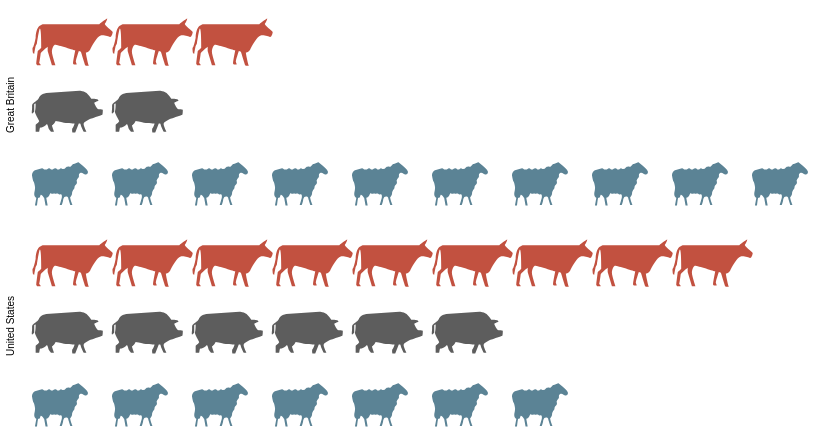

Specify this chart in Vega-Lite:
### Vega specification from a JSON file in a GitHub repository (floating-point values rounded to 4 significant figures)
{"$schema": "https://vega.github.io/schema/vega/v5.json", "autosize": "pad", "padding": 5, "data": [{"name": "source_0", "values": [{"country": "Great Britain", "animal": "cattle", "col": 3}, {"country": "Great Britain", "animal": "cattle", "col": 2}, {"country": "Great Britain", "animal": "cattle", "col": 1}, {"country": "Great Britain", "animal": "pigs", "col": 2}, {"country": "Great Britain", "animal": "pigs", "col": 1}, {"country": "Great Britain", "animal": "sheep", "col": 10}, {"country": "Great Britain", "animal": "sheep", "col": 9}, {"country": "Great Britain", "animal": "sheep", "col": 8}, {"country": "Great Britain", "animal": "sheep", "col": 7}, {"country": "Great Britain", "animal": "sheep", "col": 6}, {"country": "Great Britain", "animal": "sheep", "col": 5}, {"country": "Great Britain", "animal": "sheep", "col": 4}, {"country": "Great Britain", "animal": "sheep", "col": 3}, {"country": "Great Britain", "animal": "sheep", "col": 2}, {"country": "Great Britain", "animal": "sheep", "col": 1}, {"country": "United States", "animal": "cattle", "col": 9}, {"country": "United States", "animal": "cattle", "col": 8}, {"country": "United States", "animal": "cattle", "col": 7}, {"country": "United States", "animal": "cattle", "col": 6}, {"country": "United States", "animal": "cattle", "col": 5}, {"country": "United States", "animal": "cattle", "col": 4}, {"country": "United States", "animal": "cattle", "col": 3}, {"country": "United States", "animal": "cattle", "col": 2}, {"country": "United States", "animal": "cattle", "col": 1}, {"country": "United States", "animal": "pigs", "col": 6}, {"country": "United States", "animal": "pigs", "col": 5}, {"country": "United States", "animal": "pigs", "col": 4}, {"country": "United States", "animal": "pigs", "col": 3}, {"country": "United States", "animal": "pigs", "col": 2}, {"country": "United States", "animal": "pigs", "col": 1}, {"country": "United States", "animal": "sheep", "col": 7}, {"country": "United States", "animal": "sheep", "col": 6}, {"country": "United States", "animal": "sheep", "col": 5}, {"country": "United States", "animal": "sheep", "col": 4}, {"country": "United States", "animal": "sheep", "col": 3}, {"country": "United States", "animal": "sheep", "col": 2}, {"country": "United States", "animal": "sheep", "col": 1}]}, {"name": "row_domain", "source": "source_0", "transform": [{"type": "aggregate", "groupby": ["country"]}]}], "signals": [{"name": "child_width", "value": 800}, {"name": "child_height", "value": 200}], "layout": {"padding": {"row": 20, "column": 20}, "columns": 1, "bounds": "full", "align": "all"}, "marks": [{"name": "row_header", "type": "group", "role": "row-header", "from": {"data": "row_domain"}, "sort": {"field": "datum[\"country\"]", "order": "ascending"}, "title": {"text": {"signal": "''+parent[\"country\"]"}, "offset": 10, "orient": "left", "style": "guide-label", "baseline": "middle"}, "encode": {"update": {"height": {"signal": "child_height"}}}}, {"name": "cell", "type": "group", "style": "cell", "from": {"facet": {"name": "facet", "data": "source_0", "groupby": ["country"]}}, "sort": {"field": ["datum[\"country\"]"], "order": ["ascending"]}, "encode": {"update": {"width": {"signal": "child_width"}, "height": {"signal": "child_height"}}}, "marks": [{"name": "child_marks", "type": "symbol", "style": ["point"], "from": {"data": "facet"}, "encode": {"update": {"opacity": {"value": 1}, "fill": {"scale": "color", "field": "animal"}, "tooltip": {"signal": "{\"col\": ''+datum[\"col\"], \"animal\": ''+datum[\"animal\"]}"}, "x": {"scale": "x", "field": "col"}, "y": {"scale": "y", "field": "animal"}, "size": {"value": 200}, "shape": {"scale": "shape", "field": "animal"}}}}]}], "scales": [{"name": "x", "type": "point", "domain": {"data": "source_0", "field": "col", "sort": true}, "range": [0, {"signal": "child_width"}], "padding": 0.5}, {"name": "y", "type": "point", "domain": {"data": "source_0", "field": "animal", "sort": true}, "range": [0, {"signal": "child_height"}], "padding": 0.5}, {"name": "color", "type": "ordinal", "domain": ["person", "cattle", "pigs", "sheep"], "range": ["rgb(162,160,152)", "rgb(194,81,64)", "rgb(93,93,93)", "rgb(91,131,149)"], "interpolate": "hcl"}, {"name": "shape", "type": "ordinal", "domain": ["person", "cattle", "pigs", "sheep"], "range": ["M1.7 -1.7h-0.8c0.3 -0.2 0.6 -0.5 0.6 -0.9c0 -0.6 -0.4 -1 -1 -1c-0.6 0 -1 0.4 -1 1c0 0.4 0.2 0.7 0.6 0.9h-0.8c-0.4 0 -0.7 0.3 -0.7 0.6v1.9c0 0.3 0.3 0.6 0.6 0.6h0.2c0 0 0 0.1 0 0.1v1.9c0 0.3 0.2 0.6 0.3 0.6h1.3c0.2 0 0.3 -0.3 0.3 -0.6v-1.8c0 0 0 -0.1 0 -0.1h0.2c0.3 0 0.6 -0.3 0.6 -0.6v-2c0.2 -0.3 -0.1 -0.6 -0.4 -0.6z", "M4 -2c0 0 0.9 -0.7 1.1 -0.8c0.1 -0.1 -0.1 0.5 -0.3 0.7c-0.2 0.2 1.1 1.1 1.1 1.2c0 0.2 -0.2 0.8 -0.4 0.7c-0.1 0 -0.8 -0.3 -1.3 -0.2c-0.5 0.1 -1.3 1.6 -1.5 2c-0.3 0.4 -0.6 0.4 -0.6 0.4c0 0.1 0.3 1.7 0.4 1.8c0.1 0.1 -0.4 0.1 -0.5 0c0 0 -0.6 -1.9 -0.6 -1.9c-0.1 0 -0.3 -0.1 -0.3 -0.1c0 0.1 -0.5 1.4 -0.4 1.6c0.1 0.2 0.1 0.3 0.1 0.3c0 0 -0.4 0 -0.4 0c0 0 -0.2 -0.1 -0.1 -0.3c0 -0.2 0.3 -1.7 0.3 -1.7c0 0 -2.8 -0.9 -2.9 -0.8c-0.2 0.1 -0.4 0.6 -0.4 1c0 0.4 0.5 1.9 0.5 1.9l-0.5 0l-0.6 -2l0 -0.6c0 0 -1 0.8 -1 1c0 0.2 -0.2 1.3 -0.2 1.3c0 0 0.3 0.3 0.2 0.3c0 0 -0.5 0 -0.5 0c0 0 -0.2 -0.2 -0.1 -0.4c0 -0.1 0.2 -1.6 0.2 -1.6c0 0 0.5 -0.4 0.5 -0.5c0 -0.1 0 -2.7 -0.2 -2.7c-0.1 0 -0.4 2 -0.4 2c0 0 0 0.2 -0.2 0.5c-0.1 0.4 -0.2 1.1 -0.2 1.1c0 0 -0.2 -0.1 -0.2 -0.2c0 -0.1 -0.1 -0.7 0 -0.7c0.1 -0.1 0.3 -0.8 0.4 -1.4c0 -0.6 0.2 -1.3 0.4 -1.5c0.1 -0.2 0.6 -0.4 0.6 -0.4z", "M1.2 -2c0 0 0.7 0 1.2 0.5c0.5 0.5 0.4 0.6 0.5 0.6c0.1 0 0.7 0 0.8 0.1c0.1 0 0.2 0.2 0.2 0.2c0 0 -0.6 0.2 -0.6 0.3c0 0.1 0.4 0.9 0.6 0.9c0.1 0 0.6 0 0.6 0.1c0 0.1 0 0.7 -0.1 0.7c-0.1 0 -1.2 0.4 -1.5 0.5c-0.3 0.1 -1.1 0.5 -1.1 0.7c-0.1 0.2 0.4 1.2 0.4 1.2l-0.4 0c0 0 -0.4 -0.8 -0.4 -0.9c0 -0.1 -0.1 -0.3 -0.1 -0.3l-0.2 0l-0.5 1.3l-0.4 0c0 0 -0.1 -0.4 0 -0.6c0.1 -0.1 0.3 -0.6 0.3 -0.7c0 0 -0.8 0 -1.5 -0.1c-0.7 -0.1 -1.2 -0.3 -1.2 -0.2c0 0.1 -0.4 0.6 -0.5 0.6c0 0 0.3 0.9 0.3 0.9l-0.4 0c0 0 -0.4 -0.5 -0.4 -0.6c0 -0.1 -0.2 -0.6 -0.2 -0.5c0 0 -0.4 0.4 -0.6 0.4c-0.2 0.1 -0.4 0.1 -0.4 0.1c0 0 -0.1 0.6 -0.1 0.6l-0.5 0l0 -1c0 0 0.5 -0.4 0.5 -0.5c0 -0.1 -0.7 -1.2 -0.6 -1.4c0.1 -0.1 0.1 -1.1 0.1 -1.1c0 0 -0.2 0.1 -0.2 0.1c0 0 0 0.9 0 1c0 0.1 -0.2 0.3 -0.3 0.3c-0.1 0 0 -0.5 0 -0.9c0 -0.4 0 -0.4 0.2 -0.6c0.2 -0.2 0.6 -0.3 0.8 -0.8c0.3 -0.5 1 -0.6 1 -0.6z", "M-4.1 -0.5c0.2 0 0.2 0.2 0.5 0.2c0.3 0 0.3 -0.2 0.5 -0.2c0.2 0 0.2 0.2 0.4 0.2c0.2 0 0.2 -0.2 0.5 -0.2c0.2 0 0.2 0.2 0.4 0.2c0.2 0 0.2 -0.2 0.4 -0.2c0.1 0 0.2 0.2 0.4 0.1c0.2 0 0.2 -0.2 0.4 -0.3c0.1 0 0.1 -0.1 0.4 0c0.3 0 0.3 -0.4 0.6 -0.4c0.3 0 0.6 -0.3 0.7 -0.2c0.1 0.1 1.4 1 1.3 1.4c-0.1 0.4 -0.3 0.3 -0.4 0.3c-0.1 0 -0.5 -0.4 -0.7 -0.2c-0.3 0.2 -0.1 0.4 -0.2 0.6c-0.1 0.1 -0.2 0.2 -0.3 0.4c0 0.2 0.1 0.3 0 0.5c-0.1 0.2 -0.3 0.2 -0.3 0.5c0 0.3 -0.2 0.3 -0.3 0.6c-0.1 0.2 0 0.3 -0.1 0.5c-0.1 0.2 -0.1 0.2 -0.2 0.3c-0.1 0.1 0.3 1.1 0.3 1.1l-0.3 0c0 0 -0.3 -0.9 -0.3 -1c0 -0.1 -0.1 -0.2 -0.3 -0.2c-0.2 0 -0.3 0.1 -0.4 0.4c0 0.3 -0.2 0.8 -0.2 0.8l-0.3 0l0.3 -1c0 0 0.1 -0.6 -0.2 -0.5c-0.3 0.1 -0.2 -0.1 -0.4 -0.1c-0.2 -0.1 -0.3 0.1 -0.4 0c-0.2 -0.1 -0.3 0.1 -0.5 0c-0.2 -0.1 -0.1 0 -0.3 0.3c-0.2 0.3 -0.4 0.3 -0.4 0.3l0.2 1.1l-0.3 0l-0.2 -1.1c0 0 -0.4 -0.6 -0.5 -0.4c-0.1 0.3 -0.1 0.4 -0.3 0.4c-0.1 -0.1 -0.2 1.1 -0.2 1.1l-0.3 0l0.2 -1.1c0 0 -0.3 -0.1 -0.3 -0.5c0 -0.3 0.1 -0.5 0.1 -0.7c0.1 -0.2 -0.1 -1 -0.2 -1.1c-0.1 -0.2 -0.2 -0.8 -0.2 -0.8c0 0 -0.1 -0.5 0.4 -0.8z"]}], "config": {"axisY": {"minExtent": 30}, "style": {"cell": {"stroke": ""}}}}
